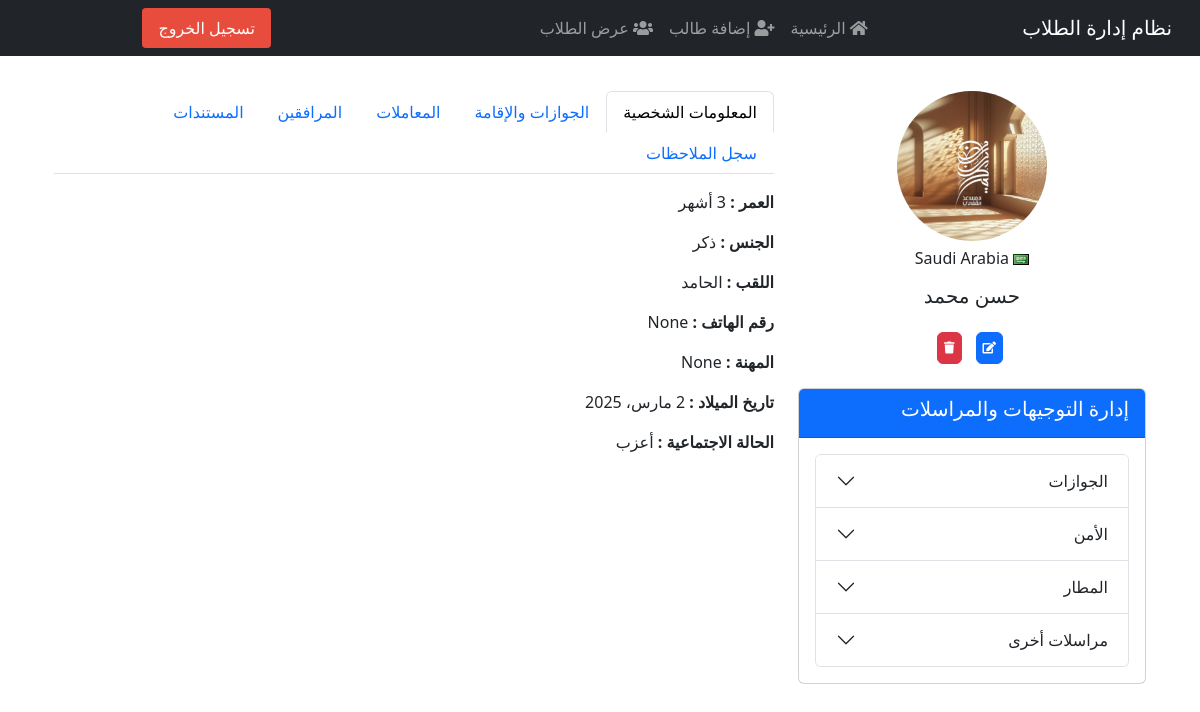
The app's page /student/23/ (signed in) with its own data.
### students/models.py (models this page shows, shortened)
class Student(models.Model):
    class Meta:
        verbose_name        = "الطالب"
        verbose_name_plural = "الطلاب"
    image = models.ImageField(upload_to='students_images/', blank=True, null=True, verbose_name="صورة الطالب")
    note = models.TextField(blank=True, null=True, verbose_name="ملاحظة")
    GENDER_CHOICES = [
        ('M', 'ذكر'),
        ('F', 'أنثى'),
    ]
    nationality = CountryField(verbose_name="الجنسية")
    MARITAL_STATUS_CHOICES = [
        ('single', 'أعزب'),
        ('married', 'متزوج'),
        ('divorced', 'مطلق'),
        ('widowed', 'أرمل'),
    ]
    first_name = models.CharField(max_length=100, verbose_name="الاسم الأول")
    last_name = models.CharField(max_length=100, verbose_name="اللقب")
    birth_date = models.DateField(verbose_name="تاريخ الميلاد")
    gender = models.CharField(max_length=1, choices=GENDER_CHOICES, verbose_name="الجنس")
    image = models.ImageField(upload_to='students_images/', blank=True, null=True, verbose_name="صورة الطالب")
    nationality = CountryField(verbose_name="الجنسية")
    job = models.CharField(max_length=100, verbose_name="الوظيفة", blank=True, null=True)
    marital_status = models.CharField(max_length=10, choices=MARITAL_STATUS_CHOICES, verbose_name="الحالة الاجتماعية")
    passport_number = models.CharField(max_length=50, blank=True, null=True, verbose_name="رقم الجواز")
    registration_number = models.CharField(max_length=50, blank=True, null=True, verbose_name="رقم التسجيل")
    place_of_issue = models.CharField(max_length=100, blank=True, null=True, verbose_name="مكان الإصدار")
    passport_number_old = models.CharField(max_length=50, blank=True, null=True)
    purpose = models.CharField(max_length=100, blank=True, null=True, verbose_name="الغرض")
    registration_place = models.CharField(max_length=100, blank=True, null=True, verbose_name="مكان التسجيل")
    visa_number = models.CharField(max_length=50, blank=True, null=True, verbose_name="رقم التأشيرة")
    date_of_issued = models.DateField(blank=True, null=True, verbose_name="تاريخ الإصدار")
    port_name = models.CharField(max_length=100, blank=True, null=True, verbose_name="اسم الميناء")
    date_of_registration = models.DateField(blank=True, null=True, verbose_name="تاريخ التسجيل")
    place_of_issued_residence = models.CharField(max_length=100, blank=True, null=True, verbose_name="مكان إصدار الإقامة")
    residence_number = models.CharField(max_length=50, blank=True, null=True, verbose_name="رقم الإقامة")
    residence_issue_place = models.CharField(max_length=100, blank=True, null=True, verbose_name="مكان إصدار الإقامة")
    residence_issued_date = models.DateField(blank=True, null=True, verbose_name="تاريخ إصدار الإقامة")
    residence_end_date = models.DateField(blank=True, null=True, verbose_name="تاريخ انتهاء الإقامة")
    reference_number = models.CharField(max_length=50, blank=True, null=True, verbose_name="الرقم المرجعي")
    entry_date = models.DateField(blank=True, null=True, verbose_name="تاريخ الدخول")
    end_date = models.DateField(blank=True, null=True, verbose_name="تاريخ المغادرة")
    registration_date = models.DateField(blank=True, null=True, verbose_name="تاريخ التسجيل")
    end_registration_date = models.DateField(blank=True, null=True, verbose_name="تاريخ انتهاء التسجيل")
    type_of_services = models.CharField(max_length=100, blank=True, null=True, verbose_name="نوع الخدمات")
    issuing_authority = models.CharField(max_length=100, blank=True, null=True, verbose_name="الجهة المصدرة")
    phone_number = models.CharField(max_length=20, blank=True, null=True, verbose_name="رقم الهاتف")
    companion_name = models.CharField(max_length=100, blank=True, null=True, verbose_name="اسم المرافق")
    companion_nationality = models.CharField(max_length=100, blank=True, null=True, verbose_name="جنسية المرافق")
    companion_relationship = models.CharField(max_length=100, blank=True, null=True, verbose_name="صلة القرابة")
    companion_passport_number = models.CharField(max_length=50, blank=True, null=True, verbose_name="رقم جواز المرافق")
    companion_residence_number = models.CharField(max_length=50, blank=True, null=True, verbose_name="رقم إقامة المرافق")
    companion_residence_end_date = models.DateField(blank=True, null=True, verbose_name="تاريخ انتهاء إقامة المرافق")
    note = models.TextField(blank=True, null=True, verbose_name="ملاحظة")
    class Meta:
        permissions = [
            ("can_create_correspondence", "Can create correspondence/letters"),
        ]

### students/views.py (the view)
# urls.py: path('<int:student_id>/', views.student_detail, name='student_detail'),
@login_required
def student_detail(request, student_id):
    student = get_object_or_404(Student, id=student_id)
    return render(request, 'students/student_detail.html', {'student': student})

### students/templates/students/student_detail.html (shortened to what this page needs)
{% extends "students/base.html" %}
{% load static %}
{% block content %}
<div class="container mt-4">
  <div class="row">
    <div class="col-md-4">
      <div class="text-center mb-4">
        {% if student.image and student.image.url %}
          <img src="{{ student.image.url }}" class="rounded-circle img-fluid" alt="Student Image" style="width: 150px; height: 150px;">
        {% else %}
          <img src="{% static 'students/default.png' %}" class="rounded-circle img-fluid" alt="Default Image" style="width: 150px; height: 150px;">
        {% endif %}
        <h6 class="st-na mt-2">
          <img src="{% static 'flags/' %}{{ student.nationality.code|lower }}.gif" alt="{{ student.nationality.name }}">
          {{ student.nationality.name }}
        </h6>
        <h5 class="mt-3 st-name">{{ student.first_name }}</h5>
      </div>
      <div class="student-actions mb-4 text-center">
        <a href="{% url 'student_edit' student.id %}" class="btn btn-primary me-1">
          <i class="fas fa-edit"></i>
        </a>
        <form action="{% url 'delete_student' student.id %}" method="post" class="d-inline">
          <button type="submit" class="btn btn-danger" onclick="return confirm('هل أنت متأكد من حذف هذا الطالب؟');">
            <i class="fas fa-trash"></i>
          </button>
        </form>
      </div>
      <div class="card">
        <div class="card-header bg-primary text-white">
          <h5 class="card-title">إدارة التوجيهات والمراسلات</h5>
        </div>
        <div class="card-body">
          <div class="accordion" id="directiveAccordion">
            <div class="accordion-item">
              <h2 class="accordion-header" id="headingPassport">
                <button class="accordion-button collapsed" type="button" data-bs-toggle="collapse" data-bs-target="#collapsePassport" aria-expanded="false" aria-controls="collapsePassport">
                  الجوازات
                </button>
              </h2>
            </div>
            <div class="accordion-item">
              <h2 class="accordion-header" id="headingSecurity">
                <button class="accordion-button collapsed" type="button" data-bs-toggle="collapse" data-bs-target="#collapseSecurity" aria-expanded="false" aria-controls="collapseSecurity">
                  الأمن
                </button>
              </h2>
            </div>
            <div class="accordion-item">
              <h2 class="accordion-header" id="headingAirport">
                <button class="accordion-button collapsed" type="button" data-bs-toggle="collapse" data-bs-target="#collapseAirport" aria-expanded="false" aria-controls="collapseAirport">
                  المطار
                </button>
              </h2>
            </div>
            <div class="accordion-item">
              <h2 class="accordion-header" id="headingCorrespondence">
                <button class="accordion-button collapsed" type="button" data-bs-toggle="collapse" data-bs-target="#collapseCorrespondence" aria-expanded="false" aria-controls="collapseCorrespondence">
                  مراسلات أخرى
                </button>
              </h2>
            </div>
          </div>
        </div>
      </div>
    </div>
    <div class="col-md-8">
      <ul class="nav nav-tabs" id="studentTabs" role="tablist">
        <li class="nav-item">
          <button class="nav-link active" id="personal-tab" data-bs-toggle="tab" data-bs-target="#personal" type="button">المعلومات الشخصية</button>
        </li>
        <li class="nav-item">
          <button class="nav-link" id="passport-tab" data-bs-toggle="tab" data-bs-target="#passport" type="button">الجوازات والإقامة</button>
        </li>
        <li class="nav-item">
          <button class="nav-link" id="services-tab" data-bs-toggle="tab" data-bs-target="#services" type="button">المعاملات</button>
        </li>
        <li class="nav-item">
          <button class="nav-link" id="companion-tab" data-bs-toggle="tab" data-bs-target="#companion" type="button">المرافقين</button>
        </li>
        <li class="nav-item">
          <button class="nav-link" id="documents-tab" data-bs-toggle="tab" data-bs-target="#documents" type="button">المستندات</button>
        </li>
        <li class="nav-item">
          <button class="nav-link" id="note-tab" data-bs-toggle="tab" data-bs-target="#note" type="button">سجل الملاحظات</button>
        </li>
      </ul>
      <div class="tab-content mt-3">
        <div class="tab-pane fade show active" id="personal">
          <p><strong>العمر :</strong> {{ student.birth_date|timesince }}</p>
          <p><strong>الجنس :</strong> {{ student.get_gender_display }}</p>
          <p><strong>اللقب :</strong> {{ student.last_name }}</p>
          <p><strong>رقم الهاتف :</strong> {{ student.phone_number }}</p>
          <p><strong>المهنة :</strong> {{ student.job }}</p>
          <p><strong>تاريخ الميلاد :</strong> {{ student.birth_date }}</p>
          <p><strong>الحالة الاجتماعية :</strong> {{ student.get_marital_status_display }}</p>
        </div>
      </div>
    </div>
  </div>
</div>
{% endblock %}

### students/static/css/style.css (style rules this page uses)
body { font-family: 'Tajawal', sans-serif; text-align: right; }
.card { margin-bottom: 20px; }
.card-header { font-size: 1.2em; font-weight: bold; }
.card-body { padding: 20px; }
h6.st-na { margin-top: 16px; }
.student-actions { margin-top: 10px; display: flex; gap: 10px; justify-content: center; }
a.btn.btn-primary, .btn.btn-danger { font-size: 12px; padding: 6px; }

### students/templates/students/student_detail.html (style rules this page uses)
.accordion-button { justify-content: flex-start; }
.accordion-button::after { margin-left: 0; margin-right: auto; }

### records on screen
Student: image (picture), nationality.name "Saudi Arabia", first_name "حسن محمد", birth_date "3 أشهر", gender "ذكر", last_name "الحامد", phone_number "None", job "None", birth_date "2 مارس، 2025", marital_status "أعزب"
